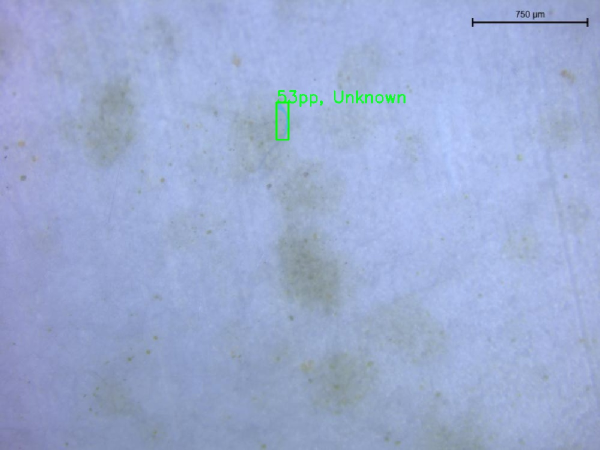
#> input picture 930.jpg, 1200 x 900 px, given as the content of the folder data/tiff_images/, which was not available (shown at 1/2 size)
$ python tiff_to_image.py
#> lines starting #> are read from the running program, lines starting #| are printed output that depends on the picture; pictures that were not available may be replaced by others from this repository, and a replacement may not be noted
# Convert tiff images into patches of 1240x720 and save them as .png images

from PIL import Image
import os
from tqdm import tqdm

def extract_patches(input_path, output_path, patch_size=(256, 256)):
    # Open the image file
#> called with input_path = 'data/tiff_images/930.jpg', output_path = 'data/tiff_images/930/', patch_size = (256, 256)
    img = Image.open(input_path)
#> img is the input picture: PIL image 1200x900 RGB; mean R, G, B 156, 171.8, 210.3
    width, height = img.size
#> width = 1200; height = 900

    # Calculate the number of patches in x and y direction
    num_x_patches = width // patch_size[0]
#> num_x_patches = 4
    num_y_patches = height // patch_size[1]
#> num_y_patches = 3

    # Loop through the image and extract patches
    for i in range(num_x_patches):
        for j in range(num_y_patches):
            box = (i*patch_size[0], j*patch_size[1], (i+1)*patch_size[0], (j+1)*patch_size[1])
            patch = img.crop(box)

            # Save the patch to the output directory
            patch_filename = f'{os.path.basename(input_path).split(".")[0]}_{i}_{j}.png'
            #Resize image to 1000x750
            patch = patch.resize((1000, 750))
            patch.save(os.path.join(output_path, patch_filename))
#> this loop made 4 passes
#> pass 1, in extract_patches, `patch.save(os.path.join(output_path, patch_filename))`:
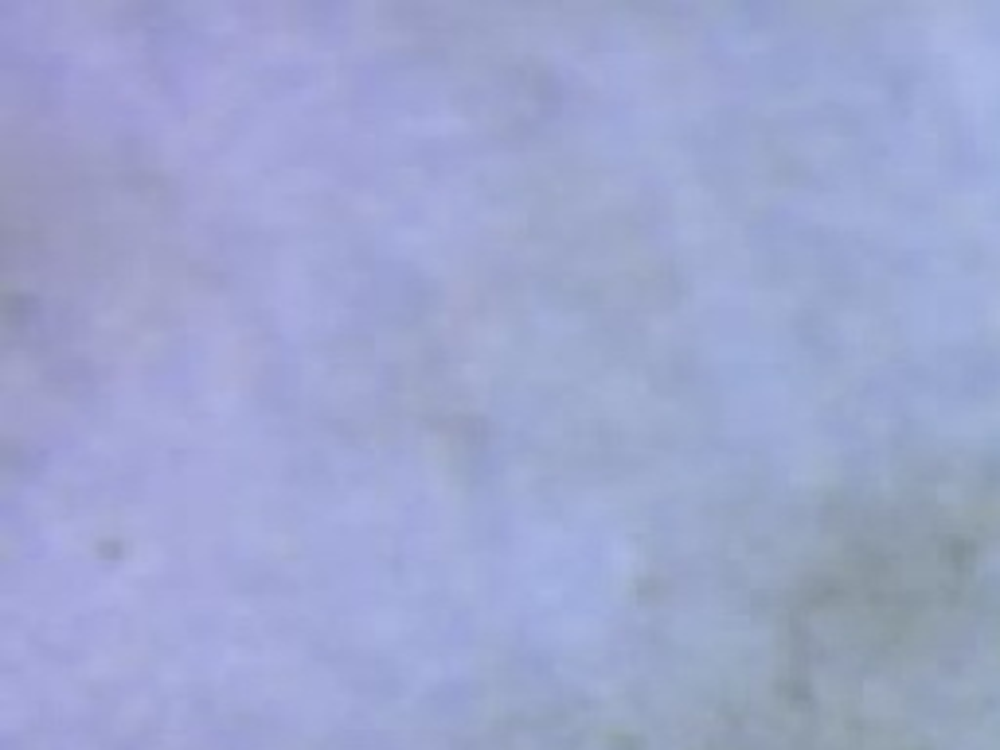
#> saved as 930_0_0.png: PIL image 1000x750 RGB; mean R, G, B 157.9, 166.7, 207.1
#> pass 1, in extract_patches, `patch.save(os.path.join(output_path, patch_filename))`:
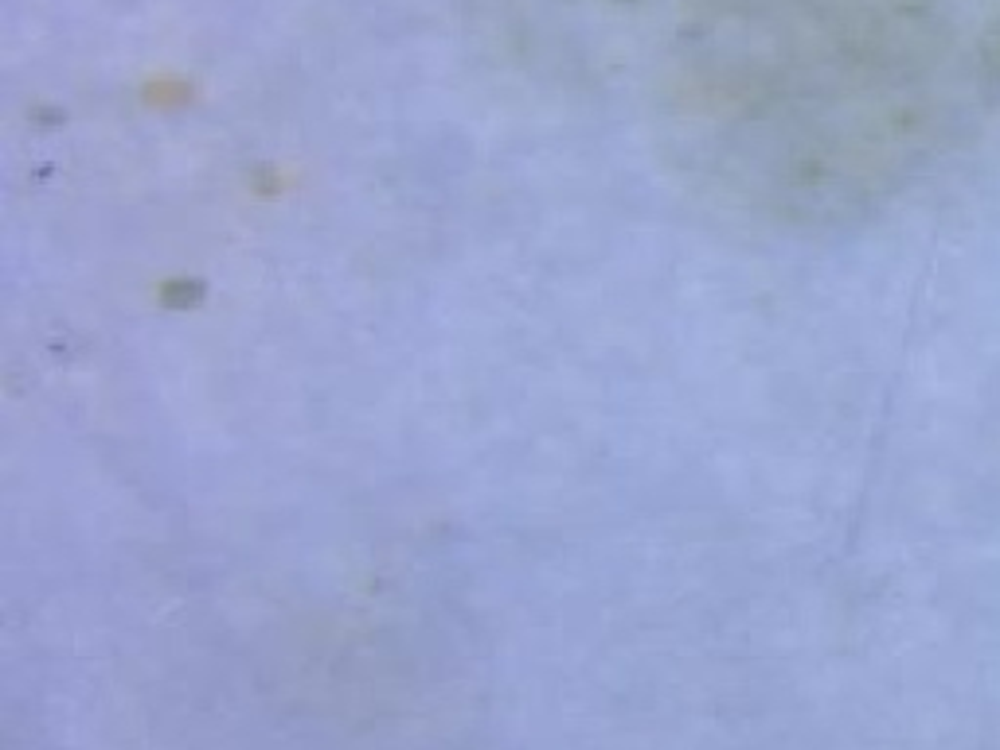
#> saved as 930_0_1.png: PIL image 1000x750 RGB; mean R, G, B 154.3, 165, 207.2
#> pass 1, in extract_patches, `patch.save(os.path.join(output_path, patch_filename))`:
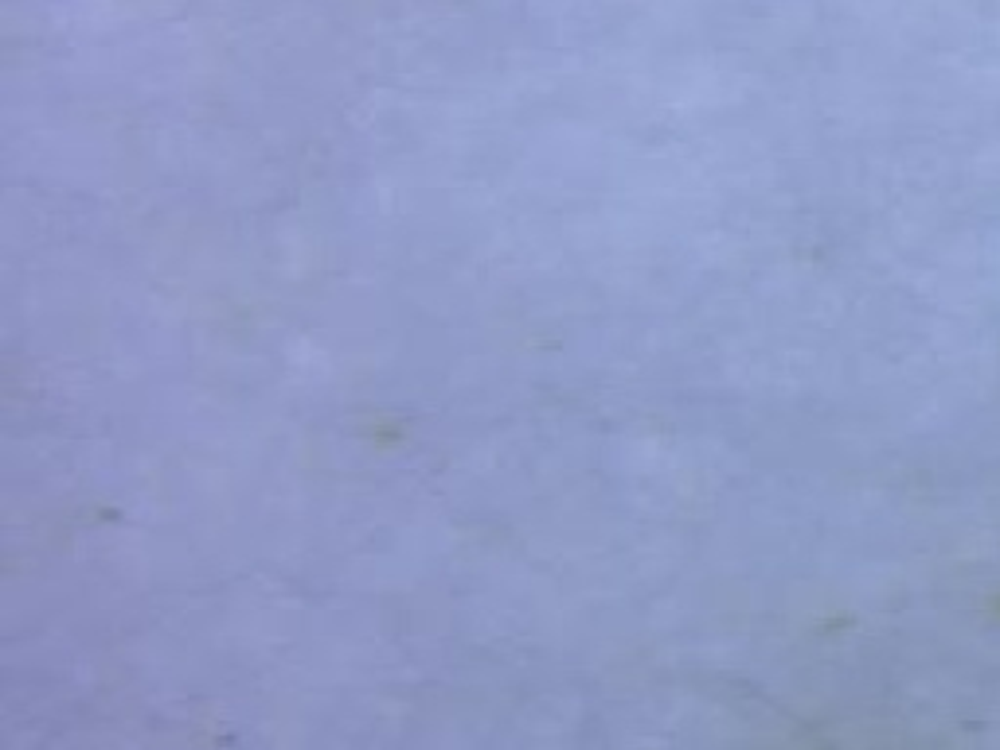
#> saved as 930_0_2.png: PIL image 1000x750 RGB; mean R, G, B 144.4, 155.2, 199.1
#> pass 2, in extract_patches, `patch.save(os.path.join(output_path, patch_filename))`:
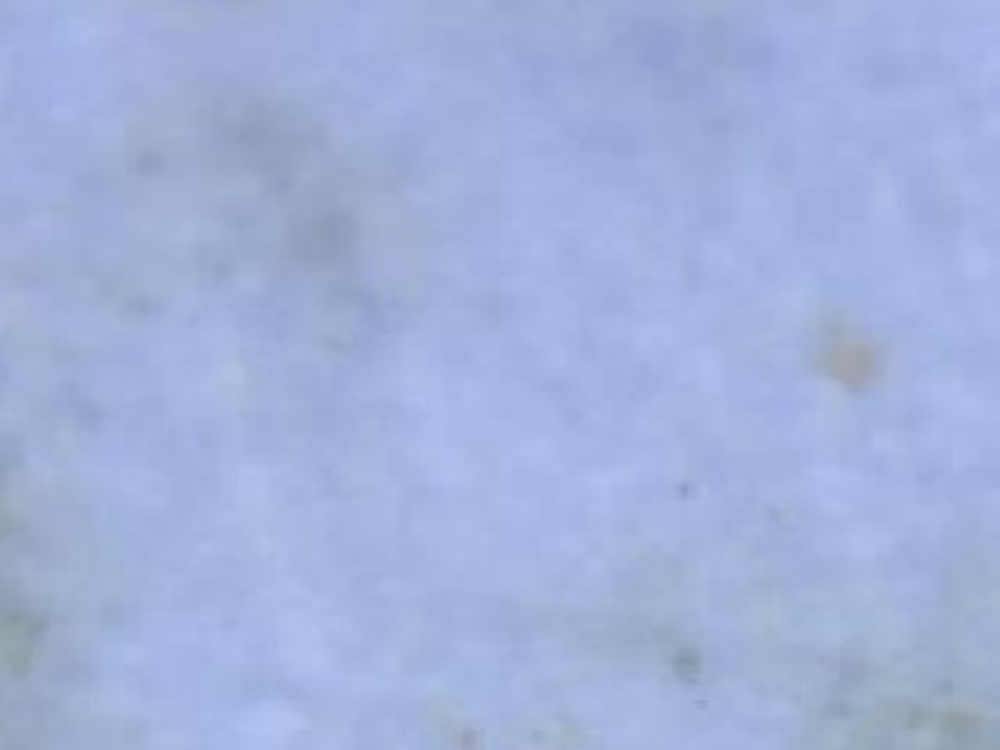
#> saved as 930_1_0.png: PIL image 1000x750 RGB; mean R, G, B 161.8, 178, 219.2
#> after the loop:
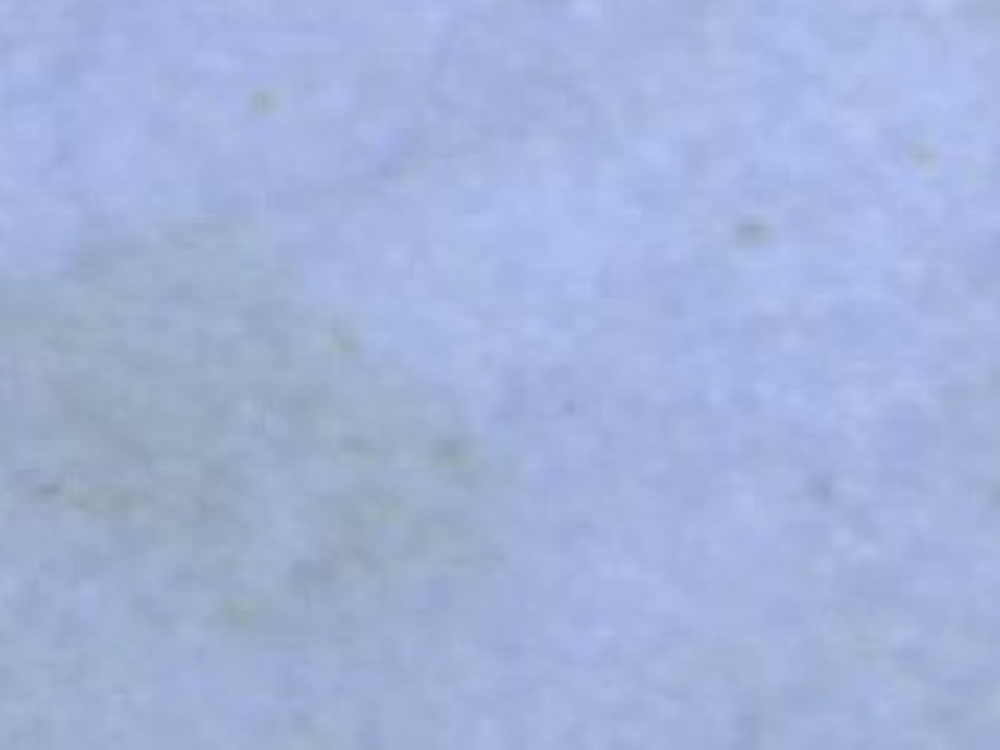
#> patch: PIL image 1000x750 RGB; mean R, G, B 162.3, 179.7, 218.4

    print("Patch extraction completed.")


path = "data/tiff_images/"
#Loop throug tiff images
for file in tqdm(os.listdir(path)):
    mkdir = path + file.split(".")[0] + "/"
    if not os.path.exists(mkdir):
        os.makedirs(mkdir)
    image_path = path + file
    extract_patches(image_path, mkdir)
